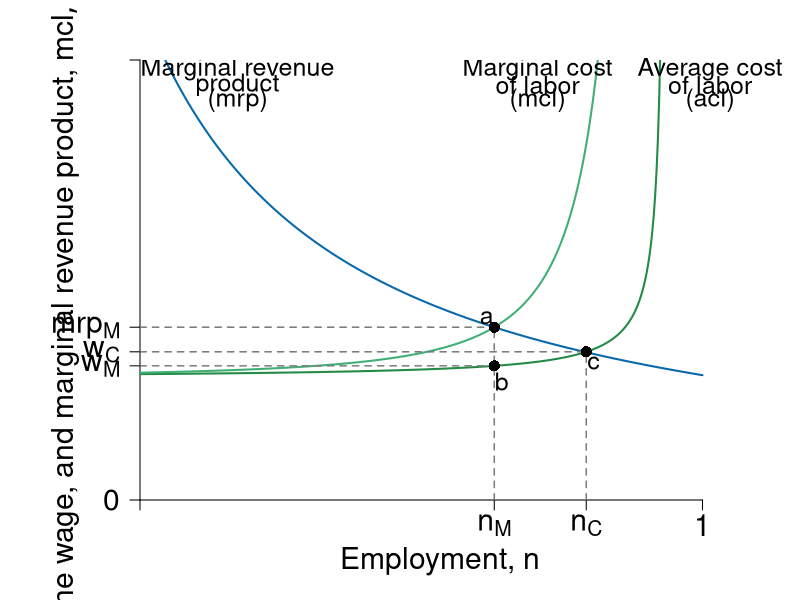

Reproduce this figure in R.
require(shape, rootSolve)

#define functions
Delta <- function(n,v=0.05){
  1-v*n / (1-n)
}

ACL <- function(n, a = 1, tau = 0.5, v = 0.05, b = 2, s = 0) {
  a / ( tau * Delta(n,v) ) + b - s
}


MCL <- function(n,a=1,tau = 0.5 , v = 0.05, b = 2, s= 0) {
  d_Delta <- function(n,v= 0.05){
    -v/(1-n)^2
  }
  d_ACL <- function(n,a=1,tau = 0.5 , v = 0.05, b = 2, s= 0){
    - a*d_Delta(n,v) / (tau * Delta(n,v)^2)
  }
  ACL(n,a,tau,v,b,s) + n * d_ACL(n, a,tau, v, b, s)
}

MRP<-function(n){
  4/n
}
# solve the level of employment in different setting.
employment <- function(a=1,tau = 0.5 , v = 0.05, b = 2, s = 0, min = FALSE){
  ## return the employment level
  ## The four cases: 
  ## No EITC, no min wage:  employment()
  ## No EITC, min = 4.6: employment(min =  4.6)
  ## EITC, no min wage: employment(s=1)
  ## EITC, min = 4.6: employment(min = 4.6, s = 1)
  nmax <- 1/(1+v)-0.001
  if (min == FALSE){
    n <- uniroot(MRP_eq_MCL(n,a,tau,v,b,s),c(0.0001,nmax))$root
  } else{
    n1 <- uniroot(MRP_eq_min(n, min),c(0.0001,nmax))$root
    n2 <- uniroot(ACL_eq_min(n, a, tau, v, b, s, min),c(0.0001,nmax))$root
    n <- min(n1,n2)
  }
  return(n)
}

MRP_eq_MCL <- function(n,a=1,tau = 0.5 , v = 0.05, b = 2, s = 0){
  equation <- function(n){
    MRP(n) - MCL(n,a,tau,v, b, s)
  }
}
ACL_eq_min <- function(n, a = 1, tau = 0.5, v = 0.05, b = 2, s = 0, min = 4.6){
  equation<-function(n){
    ACL(n,a,tau,v,b,s)-min
  }
}
MRP_eq_min <- function(n,min=4.6){
  equation <- function(n){
    MRP(n) - min
  }
}
Min <- function(n, min = 4.6){
  min*n/n
}

#Set parameters for graphics
axislabelsize <- 1.8
labelsize <- 1.5
namesize <- 1.8
annotatesize <- 1.5
graphlinewidth <- 2
segmentlinewidth <- 1.5

COL <- c("#7fc97f", "#beaed4", "#fdc086", "#ffff99", "#386cb0", "#f0027f", "#bf5b17", "#666666")
COLA <- c("#e0f3db", "#99d8c9","#66c2a4","#41ae76", "#238b45", "#005824")
COLB <- c("#4eb3d3", "#2b8cbe", "#0868ac","#084081")
grays <- gray.colors(25, start = 1, end = 0)


ylims <- c(0, 14.1)
xlims <- c(0.25, 1.05)
npts <- 501
x <- seq(xlims[1], xlims[2], length.out = npts)
y <- seq(ylims[1], ylims[2], length.out = npts) 

# ----
# first plot: competitive vs monopsony
pdf(file = "employment/monopsony_minwage1.pdf", width = 12, height = 10)
par(mar =  c(5, 7, 3, 3))

#Notice the plot starts at x = 0.2 not 0
plot(xlims[1], 0, xlim = xlims, ylim = ylims, type = "n",
     xlab = expression(paste("")),
     ylab = expression(paste("")), 
     xaxt = "n", 
     yaxt = "n", 
     cex.lab = axislabelsize, 
     bty = "n", 
     xaxs="i", 
     yaxs="i"
)

# ticksx <- seq(from = 0, to = xlims[2], by = 0.2)
# xlabels <- seq(from = 0, to = xlims[2], by = 0.2)
# ticksy <- seq(from = 0, to = ylims[2], by = 2)
# ylabels <- seq(from = 0, to = ylims[2], by = 2)

ticksx <- c(xlims[1], employment(), 0.845, 1)
xlabels <- c(NA, expression(paste(n[M])), expression(paste(n[C])), 1)
ticksy <- c(ylims[1], ACL(employment()), ACL(0.845), MCL(employment()), ylims[2])
ylabels <- c(0, expression(paste(w[M])), expression(paste(w[C])), expression(paste("mrp"["M"])), NA)

axis(1, at = ticksx, pos = 0, labels = xlabels, cex.axis = axislabelsize)
axis(2, at = ticksy, pos = xlims[1], labels = ylabels, las = 1, cex.axis = axislabelsize)

npts <- 500 
xx1 <- seq(0.01, 0.95, length.out = npts)
xx2 <- seq(0, 1, length.out = 600)

#Draw the graphs
lines(xx1, ACL(xx1), col = COLA[5], lwd  = graphlinewidth)
lines(xx1, MCL(xx1), col = COLA[4], lwd = graphlinewidth)
lines(xx2, MRP(xx2), col = COLB[3], lwd = graphlinewidth)
#lines(xx2, Min(xx2, 4), col = COL[2],lwd = graphlinewidth)
#lines(xx1, Min(xx1), col = COL[6], lwd = graphlinewidth)
# with s=1
## lines(xx1, ACL(xx1, s = 1), col = COLA[3], lwd = graphlinewidth, lty= 3)
## lines(xx1, MCL(xx1, s = 1), col = COLB[1], lwd = graphlinewidth,lty = 3)

#Axis labels
mtext(expression(paste("Employment, ", n)), side = 1, line = 3, cex = axislabelsize)
text(0.15, 0.5*ylims[2], expression(paste("Costs, the wage, and marginal revenue product, ", list(mcl, acl, w, mrp) )), xpd = TRUE, cex = axislabelsize, srt = 90) 


#add segments
segments(0, ACL(employment()), employment(), ACL(employment()), lty = 2, col = grays[20], lwd = segmentlinewidth)
segments(employment(), 0, employment(), MRP(employment()), lty = 2, col = grays[20], lwd = segmentlinewidth)

segments(0, ACL(0.845), 0.845, ACL(0.845), lty = 2, col = grays[20], lwd = segmentlinewidth)
segments(0.845, 0, 0.845, ACL(0.845), lty = 2, col = grays[20], lwd = segmentlinewidth)

segments(0, MCL(employment()), employment(), MCL(employment()), lty = 2, col = grays[20], lwd = segmentlinewidth)
## add points

points(employment(), ACL(employment()), pch = 16, col = "black", cex = 1.5)
points(employment(), MRP(employment()), pch = 16, col = "black", cex = 1.5)
points(0.845, ACL(0.845), pch = 16, col = "black", cex = 1.5)

# label points
text(employment() + 0.01, ACL(employment()) - 0.5 , "b", cex = labelsize)
text(employment() - 0.01, MCL(employment()) + 0.3 , "a", cex = labelsize)
text(0.845 + 0.01, ACL(0.85) - 0.4, "c", cex = labelsize)


# add labels to graphs
#text(1.03, 14.3, "Monopsony", cex = axislabelsize, xpd = TRUE)
text(1.01, 13.8, "Average cost", cex = labelsize, xpd = TRUE)
text(1.01, 13.3, "of labor", cex = labelsize, xpd = TRUE)
text(1.01, 12.8, "(acl)", cex = labelsize, xpd = TRUE)

#text(0.77, 14.3, "Monopsony", cex = axislabelsize, xpd = TRUE)
text(0.78, 13.8, "Marginal cost", cex = labelsize)
text(0.78, 13.3, "of labor", cex = labelsize)
text(0.78, 12.8, "(mcl)", cex = labelsize)

text(0.38, 13.8, "Marginal revenue", cex = labelsize)
text(0.38, 13.3, "product", cex = labelsize)
text(0.38, 12.8, "(mrp)", cex = labelsize)

#text(0.58, ACL(0.85) - 1.1, "Minimum wage", cex = axislabelsize)
#text(0.58, ACL(0.85) - 1.6, "not binding", cex = axislabelsize)

# text(0.85, 3.7, "Competitive", cex = axislabelsize)
# text(0.85, 3.2, "Marginal cost", cex = axislabelsize)
# text(0.85, 2.7, "of labor", cex = axislabelsize)
# text(0.85, 2.2, expression(paste( (mcl[C]) )), cex = axislabelsize)



dev.off()
